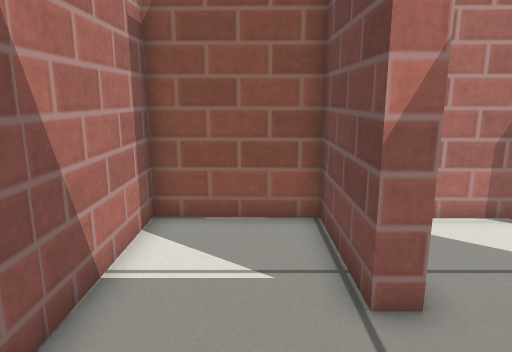
view 1 (above)

21 first-person views from a walk through a Gazebo world. The camera is 0.6 m above the floor, tilts 12° down and sees 70° across. The floor is counted in squares, 0.2 m on a side. Each view is taken from the middle of a square. On the plan, view 1 faces up. The plan holds only what a view shows up to about 20 squares ahead; the rest is blank. Gazebo's built-in surfaces are drawn with simple patterns.

view 2
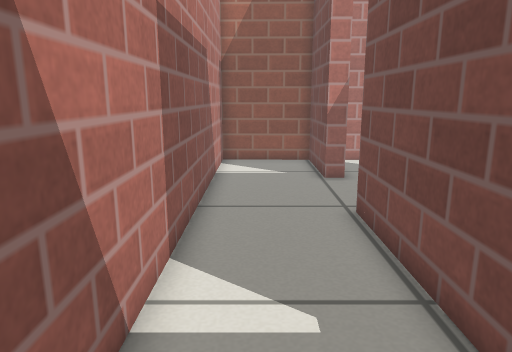

view 3
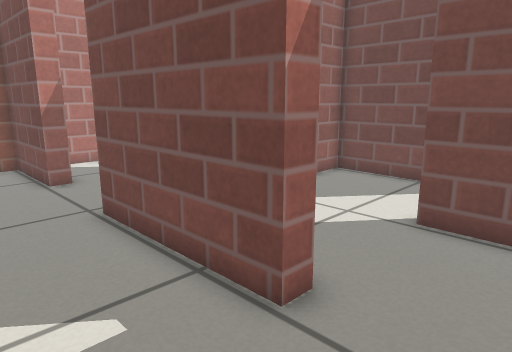

view 4
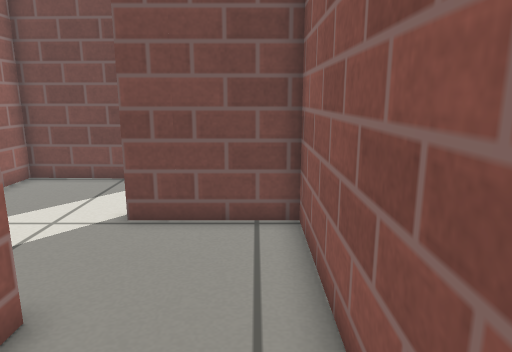

view 5
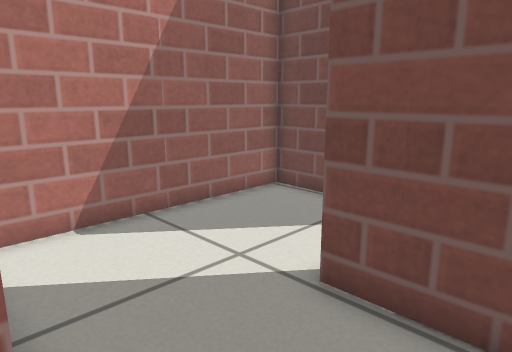

view 6
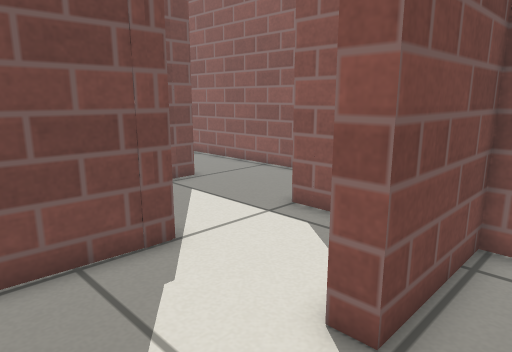

view 7
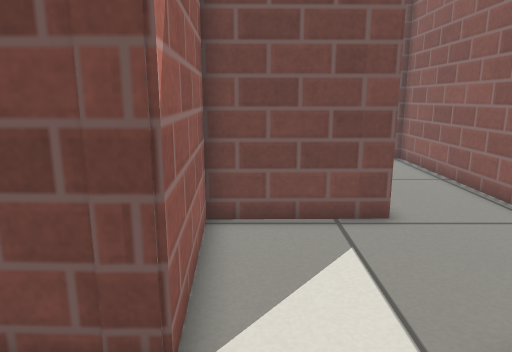

view 8
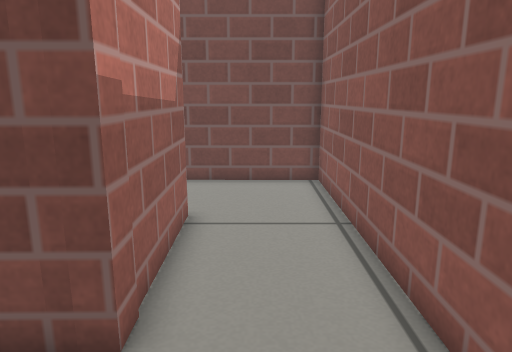

view 9
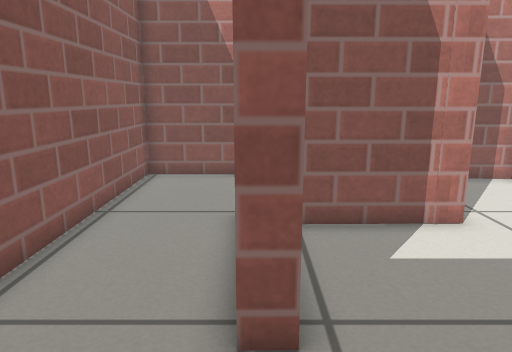

view 10
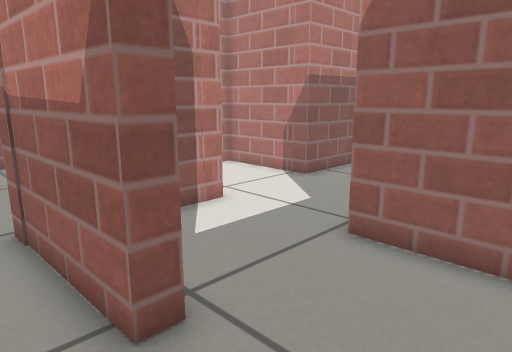

view 11
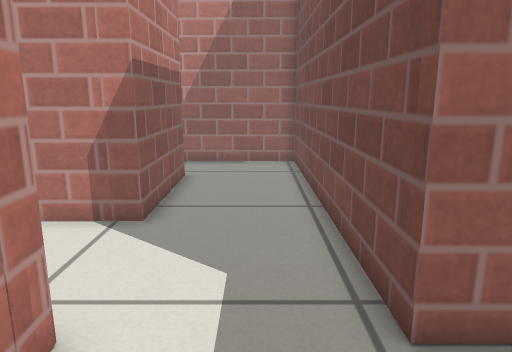

view 12
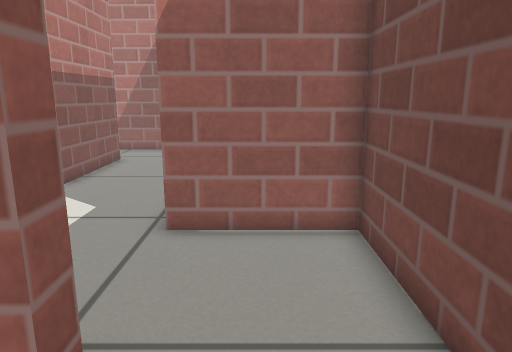

view 13
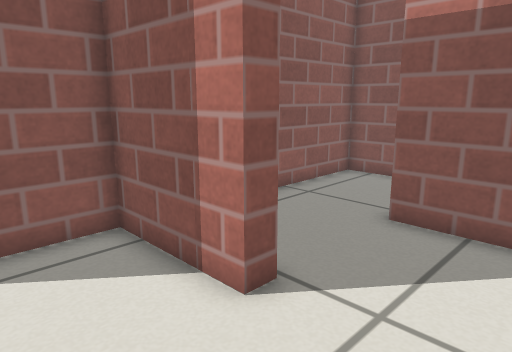

view 14
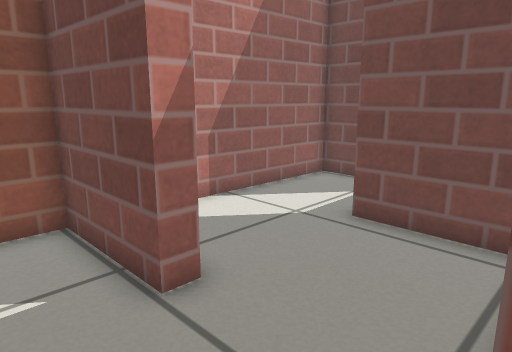

view 15
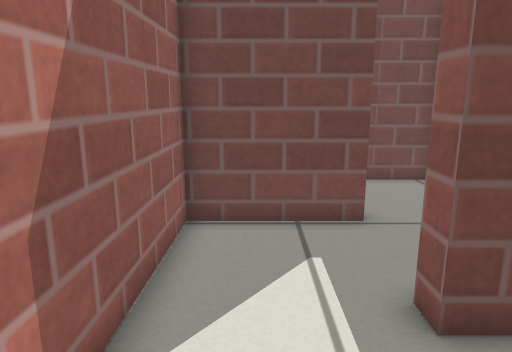

view 16
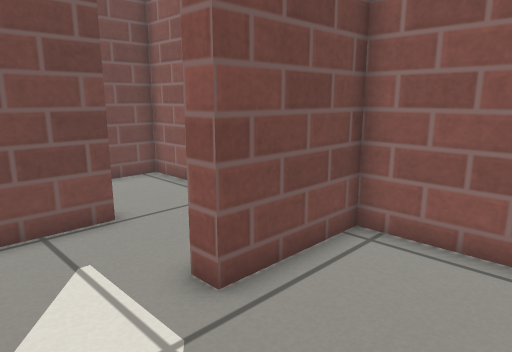

view 17
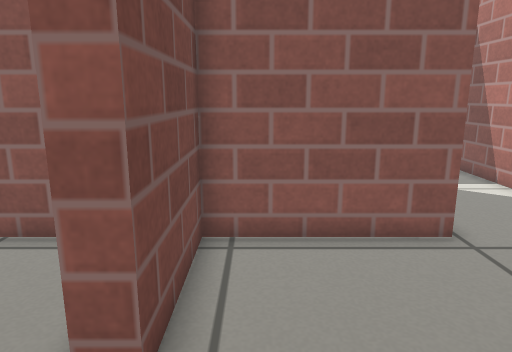

view 18
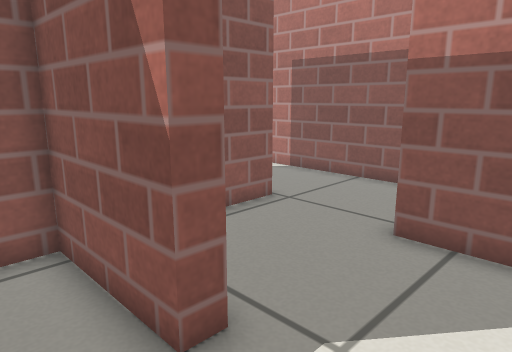

view 19
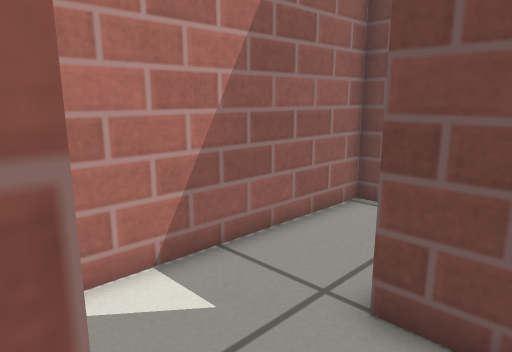

view 20
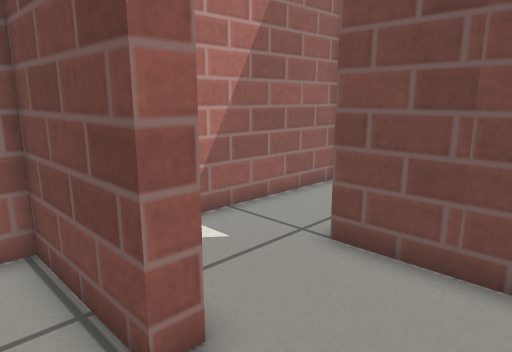

view 21
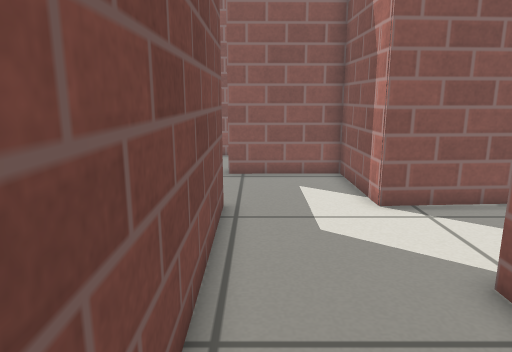

### Floor plan
Ten units are one square. View 1 is at (0, 0); x grows to the right and y downward. Boxes are objects, and circles mark ways between rooms. Rooms are numbered by the first view taken in them; rooms with no view inside come last. Other rooms are left out.
<svg viewBox="-32 -96 301 244">
<path fill="none" stroke="#000" d="M24 58 17 58 17 -4M24 -47 17 -47 17 -90 -27 -91 -27 101 25 101M24 33 24 58M75 3 33 3M25 101 67 101 67 58 75 58M75 58 75 101 116 101M168 103 168 58 115 61M221 102 168 103M116 108 116 143 263 143 263 104M221 95 221 102M263 104 264 50 219 50M175 49 176 95 221 95M117 58 117 53M115 61 117 3 75 3M24 -70 24 -47M66 -88 34 -89M17 -4 72 -4 72 -47M125 -43 117 -43 117 -87 66 -88M72 -47 79 -47 79 -4 116 -4M172 -53 172 3 125 3 124 20M219 50 219 -85 174 -86M137 52 175 49M174 -86 137 -87M141 -4 164 -4 164 -53"/>
<circle cx="20" cy="75" r="3" fill="#2a7"/>
<circle cx="20" cy="-25" r="3" fill="#2a7"/>
<circle cx="70" cy="30" r="3" fill="#2a7"/>
<circle cx="140" cy="100" r="3" fill="#2a7"/>
<circle cx="95" cy="60" r="3" fill="#2a7"/>
<circle cx="245" cy="100" r="3" fill="#2a7"/>
<circle cx="220" cy="75" r="3" fill="#2a7"/>
<circle cx="195" cy="50" r="3" fill="#2a7"/>
<circle cx="75" cy="-65" r="3" fill="#2a7"/>
<circle cx="120" cy="-25" r="3" fill="#2a7"/>
<circle cx="170" cy="-70" r="3" fill="#2a7"/>
<circle cx="145" cy="-50" r="3" fill="#2a7"/>
<text x="0" y="10">1</text>
<text x="50" y="50">2</text>
<text x="120" y="80">3</text>
<text x="190" y="120">4</text>
<text x="240" y="80">5</text>
<text x="200" y="70">6</text>
<text x="90" y="30">7</text>
<text x="40" y="-50">8</text>
<text x="100" y="-50">9</text>
<text x="180" y="0">10</text>
<text x="150" y="-70">11</text>
<text x="140" y="-30">12</text>
</svg>
Room 1 opens to room 2. Room 1 opens to room 8. Room 2 opens to room 7. Room 3 opens to room 4. Room 3 opens to room 7. Room 4 opens to room 5. Room 5 opens to room 6. Room 6 opens to room 10. Room 8 opens to room 9. Room 9 opens to room 12. Room 10 opens to room 11. Room 11 opens to room 12.

Where each view was taken, in squares from view 1:
view 1: 0 up, 0 right, facing up
view 2: 9 down, 1 left, facing up
view 3: 9 down, 2 left, facing up-right
view 4: 9 down, 2 left, facing right
view 5: 9 down, 2 right, facing up-right
view 6: 2 down, 5 right, facing down-right
view 7: 7 down, 8 right, facing right
view 8: 12 down, 13 right, facing right
view 9: 10 down, 26 right, facing left
view 10: 12 down, 26 right, facing up-left
view 11: 9 down, 20 right, facing up
view 12: 13 down, 24 right, facing up
view 13: 2 down, 11 right, facing down-left
view 14: 0 up, 1 left, facing up-right
view 15: 7 up, 3 right, facing right
view 16: 8 up, 3 right, facing down-right
view 17: 8 up, 6 right, facing down
view 18: 8 up, 10 right, facing down-left
view 19: 3 up, 12 right, facing up-right
view 20: 1 up, 10 right, facing up-right
view 21: 5 up, 21 right, facing down
